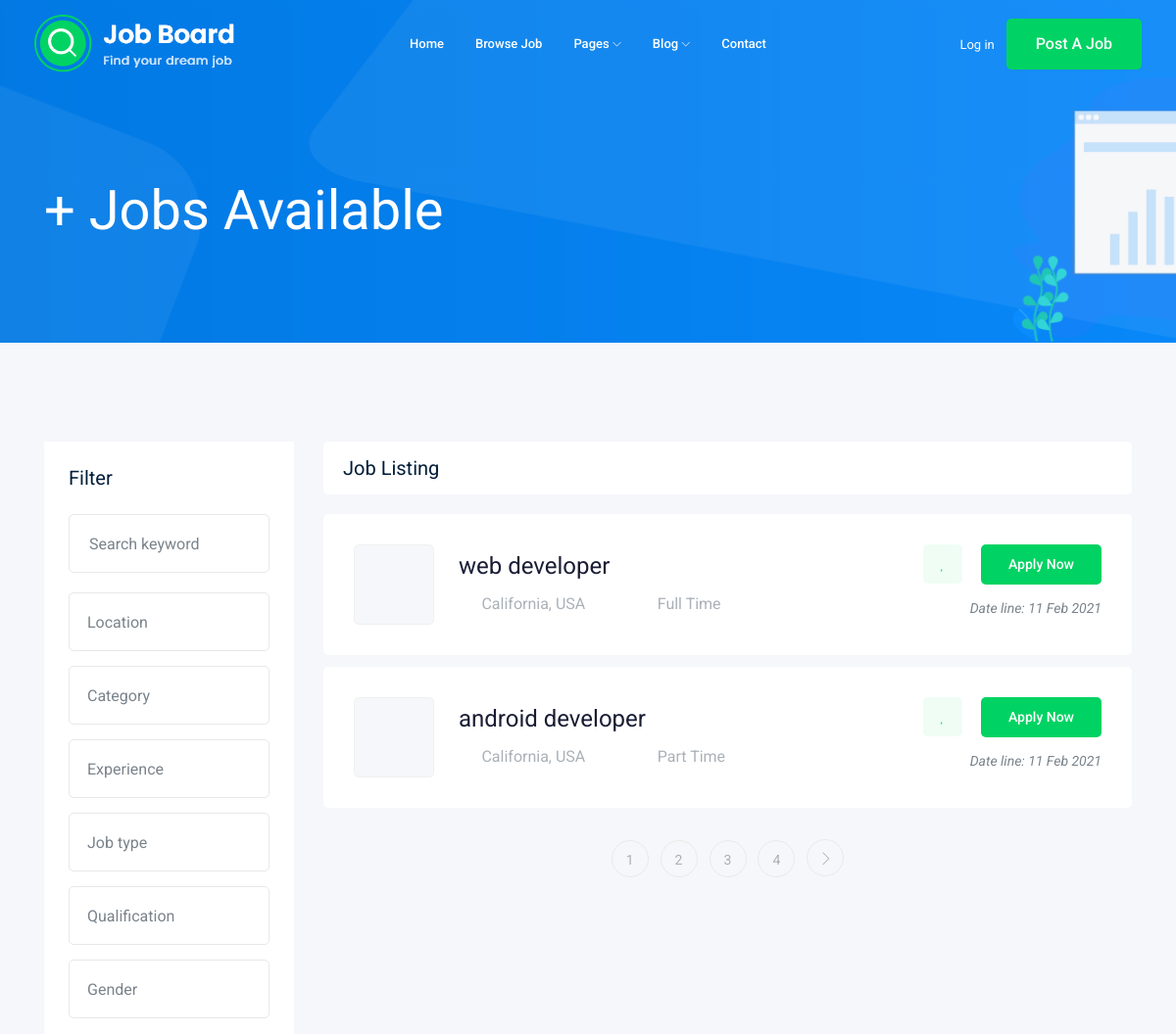
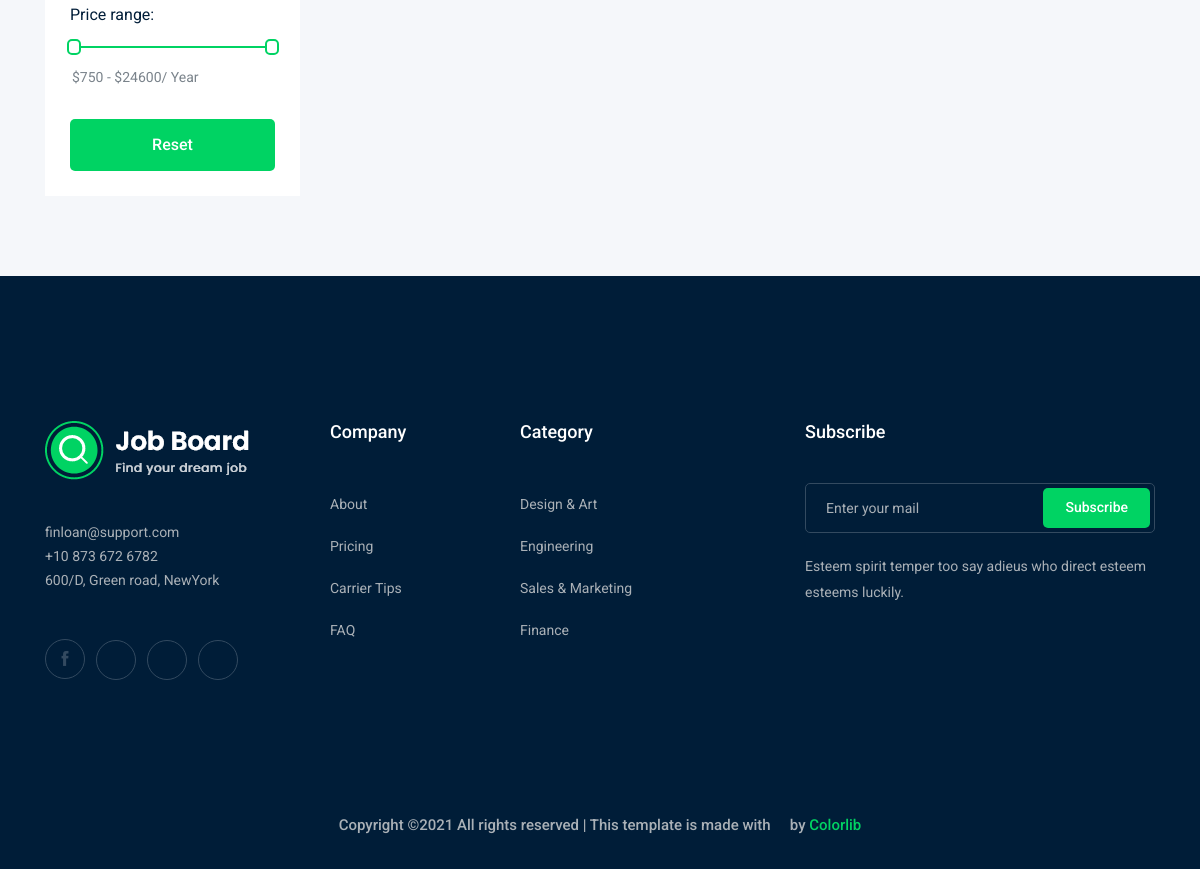
Screenshot of /jobs/ with the database file from the repository (2 pictures, top to bottom).
### job/models.py (models this page shows)
class Job(models.Model): # table
    owner = models.ForeignKey(User, related_name='job_owner', on_delete=models.CASCADE)
    title = models.CharField(max_length=100) # column
    job_type = models.CharField(max_length=15, choices=JOB_TYPE)
    description = models.TextField(max_length=1000)
    published_at = models.DateTimeField(auto_now=True) # auto_now is (hidden) in admin page
    vacancy = models.IntegerField(default=1)
    salary = models.IntegerField(default=0)
    experience = models.IntegerField(default=1)
    category = models.ForeignKey('Category', on_delete = models.CASCADE)
    image = models.ImageField(upload_to=image_upload)
    def __str__(self):
        return self.title

### job/views.py (the view)
# urls.py: path('', views.job_list, name='job_list'),
def job_list(request):
    job_list = Job.objects.all()
    paginator = Paginator(job_list, 2) # Show #n contacts per page.
    page_number = request.GET.get('page')
    page_obj = paginator.get_page(page_number)
    context = {'jobs': page_obj}
    return render(request, 'job/job_list.html', context)

### job/templates/job/job_list.html (shortened to what this page needs)
{% extends 'base.html' %}
{% block body %}
    <div class="bradcam_area bradcam_bg_1">
        <div class="container">
            <div class="row">
                <div class="col-xl-12">
                    <div class="bradcam_text">
                        <h3>{{jobs.count}}+ Jobs Available</h3>
                    </div>
                </div>
            </div>
        </div>
    </div>
    <div class="job_listing_area plus_padding">
        <div class="container">
            <div class="row">
                <div class="col-lg-3">
                    <div class="job_filter white-bg">
                        <div class="form_inner white-bg">
                            <h3>Filter</h3>
                            <form action="#">
                                <div class="row">
                                    <div class="col-lg-12">
                                        <div class="single_field">
                                            <input type="text" placeholder="Search keyword">
                                        </div>
                                    </div>
                                    <div class="col-lg-12">
                                    </div>
                                    <div class="col-lg-12">
                                    </div>
                                    <div class="col-lg-12">
                                    </div>
                                    <div class="col-lg-12">
                                    </div>
                                    <div class="col-lg-12">
                                    </div>
                                    <div class="col-lg-12">
                                    </div>
                                </div>
                            </form>
                        </div>
                        <div class="range_wrap">
                            <label for="amount">Price range:</label>
                            <div id="slider-range"></div>
                            <p>
                                <input type="text" id="amount" readonly style="border:0; color:#7A838B; font-size: 14px; font-weight:400;">
                            </p>
                        </div>
                        <div class="reset_btn">
                            <button  class="boxed-btn3 w-100" type="submit">Reset</button>
                        </div>
                    </div>
                </div>
                <div class="col-lg-9">
                    <div class="recent_joblist_wrap">
                        <div class="recent_joblist white-bg ">
                            <div class="row align-items-center">
                                <div class="col-md-6">
                                    <h4>Job Listing</h4>
                                </div>
                            </div>
                        </div>
                    </div>
                    <div class="job_lists m-0">
                        <div class="row">
                            {% for job in jobs %}
                                <div class="col-lg-12 col-md-12">
                                    <div class="single_jobs white-bg d-flex justify-content-between">
                                        <div class="jobs_left d-flex align-items-center">
                                            <div class="thumb">
                                            </div>
                                            <div class="jobs_conetent">
                                                <a href="{% url 'jobs:job_detail' job.id %}"><h4>{{job}}</h4></a>
                                                <div class="links_locat d-flex align-items-center">
                                                    <div class="location">
                                                        <p> <i class="fa fa-map-marker"></i> California, USA</p>
                                                    </div>
                                                    <div class="location">
                                                        <p> <i class="fa fa-clock-o"></i> {{job.job_type}}</p>
                                                    </div>
                                                </div>
                                            </div>
                                        </div>
                                        <div class="jobs_right">
                                            <div class="apply_now">
                                                <a class="heart_mark" href="{% static '#"> <i class="fa fa-heart"></i> </a>
                                                <a href="{% url 'jobs:job_detail' job.id %}" class="boxed-btn3">Apply Now</a>
                                            </div>
                                            <div class="date">
                                                <p>Date line: {{ job.published_at|date:"d M Y" }}</p>
                                            </div>
                                        </div>
                                    </div>
                                </div>
                            {% endfor %}
                        </div>
                        {% if jobs.has_other_pages %}
                            <div class="row">
                                <div class="col-lg-12">
                                    <div class="pagination_wrap">
                                        <ul>
                                            {% for i in jobs.paginator.page_range %}
                                                <li><a href="?page={{i}}"><span>{{i}}</span></a></li>
                                            {% endfor %}
                                            {% if jobs.has_next %}
                                                <li><a href="?page={{jobs.next_page_number}}"> <i class="ti-angle-right"></i> </a></li>
                                            {% endif %}
                                        </ul>
                                    </div>
                                </div>
                            </div>
                        {% endif %}
                    </div>
                </div>
            </div>
        </div>
    </div>
    {% endblock body %}

### rows the page displays
Job: title "web developer", job_type "Full Time", published_at "11 Feb 2021"
Job: title "android developer", job_type "Part Time", published_at "11 Feb 2021"

### other values shown
{{ i }} "1" "2" "3" "4"
